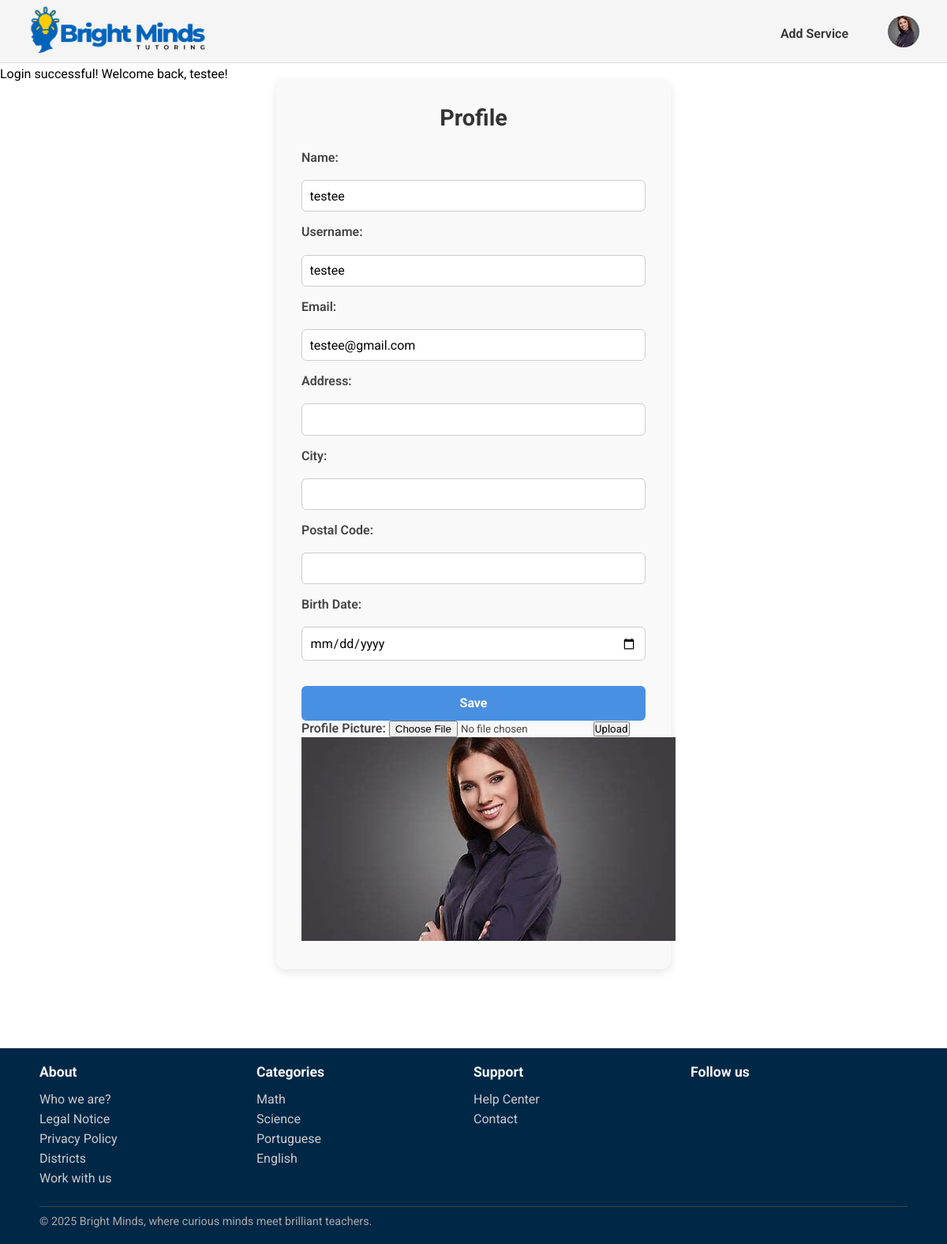
The page /pages/profile.php (signed in) on the database its author committed.
### tables this page shows
CREATE TABLE User (
    user_id INTEGER PRIMARY KEY,
    username TEXT UNIQUE NOT NULL,
    name TEXT NOT NULL,
    birth_date DATE,
    email TEXT UNIQUE NOT NULL,
    password TEXT NOT NULL,
    usertype TEXT CHECK(usertype IN ('student', 'tutor', 'admin')) NOT NULL,
    address TEXT,
    postal_code TEXT,
    city TEXT,
    registration_date DATE NOT NULL,
    profile_image TEXT
);

CREATE TABLE Category(
    category_name TEXT PRIMARY KEY
);

### pages/profile.php (called while the page is built)
<?php
    require_once(__DIR__. '/../templates/common.tpl.php');
    require_once(__DIR__. '/../templates/user.tpl.php');
    require_once(__DIR__.'/../database/connection.db.php');
    require_once(__DIR__.'/../database/categories.php');
    $session = new Session();
    $db = getDatabaseConnection();
    $categories  = getAllCategories($db);
    $user = User::getUserbyId($db,intval($session->getId()));
    drawHeader($session);
    drawEditProfile($user, $session);
    drawFooter($categories);
?>

### utils/session.php (called while the page is built, shortened)
<?php
  class Session {
    private array $messages;
    public function __construct() {
      $this->messages = isset($_SESSION['messages']) ? $_SESSION['messages'] : array();
    }
    public function isLoggedIn() : bool {
      return isset($_SESSION['id']);
    }
    public function getId() : ?int {
      return isset($_SESSION['id']) ? $_SESSION['id'] : null;
    }
    public function getUserType() : ?string {
      return isset($_SESSION['user_type']) ? $_SESSION['user_type'] : null;
    }
    public function getPhoto(): ?string{
      return isset($_SESSION['photo']) ? $_SESSION['photo'] : null;
    }
    public function getMessages() {
      return $this->messages;
    }
  }
?>

### database/user.class.php (called while the page is built, shortened)
<?php
  class User {
    public function __construct(int $id, string $username, string $name, string $email, string $password, string $user_type, string $registration_date, ?string $birth_date, ?string $address, ?string $postal_code, ?string $city) {
      $this->username = $username;
      $this->name= $name;
      $this->email = $email;
      $this->birth_date= $birth_date;
      $this->address = $address;
      $this->postal_code = $postal_code;
      $this->city=$city;
    }
    static function getUserbyId(PDO $db, int $id) : User {
      $stmt = $db->prepare('SELECT * FROM User WHERE user_id = ?');
      $stmt->execute(array($id));
      $user = $stmt->fetch();
      return new User(
          intval($user['user_id']),
          $user['username'],
          $user['name'],
          $user['email'],
          $user['password'],
          $user['usertype'],
          $user['registration_date'],
          $user['birth_date'],
          $user['address'],
          $user['postal_code'],
          $user['city']
        );
    }
  }
?>

### database/categories.php (called while the page is built)
<?php
  function getAllCategories($db) {
    $stmt = $db->prepare('SELECT category_name
                          FROM Category');
    $stmt->execute();
    return $stmt->fetchAll();
  }
?>

### templates/user.tpl.php (the view, shortened to what this page needs)
<?php
  require_once(__DIR__. '/../utils/session.php');
  require_once(__DIR__.'/../database/user.class.php');
?>
<?php function drawEditProfile(User $user,Session $session){ ?>
  <section id="editProfile">
    <h2>Profile</h2>
    <form action="../actions/action_edit_profile.php" method="post" class="profile">
        <label for="name">Name:</label>
        <input id="name" type="text" name="name" value="<?=htmlspecialchars($user->name)?>">
        <label for="username">Username:</label>
        <input id="username" type="text" name="username" value="<?=htmlspecialchars($user->username)?>">
        <label for="email">Email:</label>
        <input id="email" type="text" name="email" value="<?=htmlspecialchars($user->email)?>">
        <label for="address">Address:</label>
        <input id="address" type="text" name="address" value="<?=htmlspecialchars($user->address)?>">
        <label for="city">City:</label>
        <input id="city" type="text" name="city" value="<?=htmlspecialchars($user->city)?>">
        <label for="postal_code">Postal Code:</label>
        <input id="postal_code" type="text" name="postal_code" value="<?=htmlspecialchars($user->postal_code)?>">
        <label for="birth_date">Birth Date:</label>
        <input id="birth_date" type="date" name="birth_date" value="<?=htmlspecialchars($user->birth_date)?>">
        <button type="submit">Save</button>
    </form>
    <form action="../actions/action_uploadPhoto.php" method="post" enctype="multipart/form-data">
        <label>Profile Picture: <input type="file" name="image"></label>
        <input type="submit" value="Upload">
    </form>
    <img src="<?= $session->getPhoto() ?>" alt="Profile image" >
  </section>
<?php } ?>

### templates/common.tpl.php (shortened to what this page needs)
<?php
    require_once(__DIR__. '/../utils/session.php');
    require_once(__DIR__.'/../database/user.class.php');
?>
<?php function drawHeader(Session $session){ ?>
    <!DOCTYPE html>
    <html>
        <head>
            <link rel="stylesheet" href="../css/style.css">
            <link rel="stylesheet" href="../css/profile.css">
            <link rel="stylesheet" href="../css/services.css">
            <link rel="stylesheet" href="../css/service_detail.css" />
        </head>
        <body>
            <header>
                <nav>
                    <a href="../pages/index.php"><img id="logo" src="../docs/BrightMinds_logo.png" alt="BrightMinds Logo"></a>
                    <?php
                        if($session->isLoggedIn()) drawUserNav($session);
                        else drawVisitorNav();
                    ?>
                </nav>
                <section id="messages">
                    <?php foreach ($session->getMessages() as $messsage) { ?>
                        <article class="<?=$messsage['type']?>">
                            <?=$messsage['text']?>
                        </article>
                    <?php } ?>
                </section>
            </header>
            <main>
<?php } ?>
<?php function drawUserNav(Session $session) { ?>
    <div class="user-nav">
        <?php if($session->getUserType()==='student'){ ?>
            <a href="../pages/become_freelancer.php">Become a Tutor</a>
        <?php } else{ ?>
            <a href="../pages/add_service.php">Add Service</a>
        <?php } ?>
        <div class="profile-dropdown">
            <button type="button" class="profile-button" onclick="toggleProfileMenu()">
                <img src="<?= $session->getPhoto() ?>" alt="Profile image" class="profile-image">
            </button>
        </div>
    </div>
<?php } ?>
<?php function drawFooter(array $categories){ ?>
            </main>
            <footer>
                <div class="footer-content">
                    <section class="footer-column">
                        <h3>About</h3>
                        <ul>
                            <li><a href="">Who we are?</a></li>
                            <li><a href="">Legal Notice</a></li>
                            <li><a href="">Privacy Policy</a></li>
                            <li><a href="">Districts</a></li>
                            <li><a href="">Work with us</a></li>
                        </ul>
                    </section>
                    <section class="footer-column">
                        <h3>Categories</h3>
                        <ul>
                            <?php foreach($categories as $category){ ?>
                                <li>
                                    <a href=""><?=$category['category_name']?>
                                    </a>
                                </li>
                            <?php } ?>
                        </ul>
                    </section>
                    <section class="footer-column">
                        <h3>Support</h3>
                        <ul>
                            <li><a href="#">Help Center</a></li>
                            <li><a href="#">Contact</a></li>
                        </ul>
                    </section>
                    <section class="footer-column">
                        <h3>Follow us</h3>
                    </section>
                    <div class="footer-bottom">
                        <hr>
                        <p>© 2025 Bright Minds, where curious minds meet brilliant teachers.</p>
                    </div>
                </div>
            </footer>
        </body>
    </html>
<?php } ?>

### css/style.css (style rules this page uses)
* { font-family: "Roboto"; margin:0; padding:0; box-sizing: border-box; }
header { font-family: "Roboto"; font-style: normal; background-color:whitesmoke; border-bottom: 1px solid #ddd; height: 80px; width: 100%; position: fixed; top:0; left:0; }
nav { display: flex; align-items: center; justify-content: space-between; padding: 5px 35px; }
#logo { height:70px; width: auto; }
a { text-decoration:none; }
.visitor-nav-links li a, .user-nav a { color: #333; font-weight: 600; font-size: 16px; }
.user-nav { display: flex; align-items: center; gap: 50px; }
.user-nav > a { color: #333; font-weight: 600; font-size: 16px; }
.profile-button { background:none; border:none; cursor:pointer; padding:0; }
.profile-image { width: 40px; height: 40px; border-radius: 50%; object-fit: cover; }
.profile-dropdown { position: relative; }
footer { font-family: "Roboto", sans-serif; background-color: #012747; color: #fff; padding: 20px 50px; }
.footer-content { display:grid; grid-template-columns: repeat(4, 1fr); grid-template-rows: auto auto; row-gap: 20px; }
.footer-bottom { grid-column: 1 / -1; }
.footer-column h3 { font-size: 1.1rem; margin-bottom: 15px; color: #f5f5f5; }
.footer-column ul { list-style: none; }
.footer-column ul li { margin-bottom: 6px; }
.footer-column ul li a { text-decoration: none; color: #ccc; }
.footer-bottom { text-align: start; font-size: 0.9rem; color: #aaa; }
.footer-bottom hr { border: none; border-top: 1px solid #444; margin-bottom: 10px; }

### css/profile.css (style rules this page uses)
* { font-family: "Roboto"; margin:0; padding:0; box-sizing: border-box; }
#editProfile { font-family: 'Roboto', sans-serif; margin: 100px auto; max-width: 500px; padding: 2rem; background-color: #f9f9f9; border-radius: 12px; box-shadow: 0 4px 12px rgba(0, 0, 0, 0.1); }
#editProfile h2 { text-align: center; margin-bottom: 1.5rem; font-size: 1.8rem; color: #333; }
#editProfile form.profile { display: flex; flex-direction: column; gap: 1rem; }
#editProfile label { font-weight: 600; color: #444; margin-bottom: 0.2rem; }
#editProfile input[type="text"], #editProfile input[type="date"] { padding: 0.6rem; border: 1px solid #ccc; border-radius: 6px; font-size: 1rem; transition: border-color 0.3s ease; }
#editProfile button[type="submit"] { margin-top: 1rem; padding: 0.8rem; background-color: #4a90e2; color: white; border: none; border-radius: 6px; font-size: 1rem; font-weight: bold; cursor: pointer; transition: background-color 0.3s ease; }

### rows shown on the page
user: name "testee", username "testee", email "testee@gmail.com"
category: category_name "Math"
category: category_name "Science"
category: category_name "Portuguese"
category: category_name "English"

### other values the page prints
$messsage['text'] "Login successful! Welcome back, testee!"
